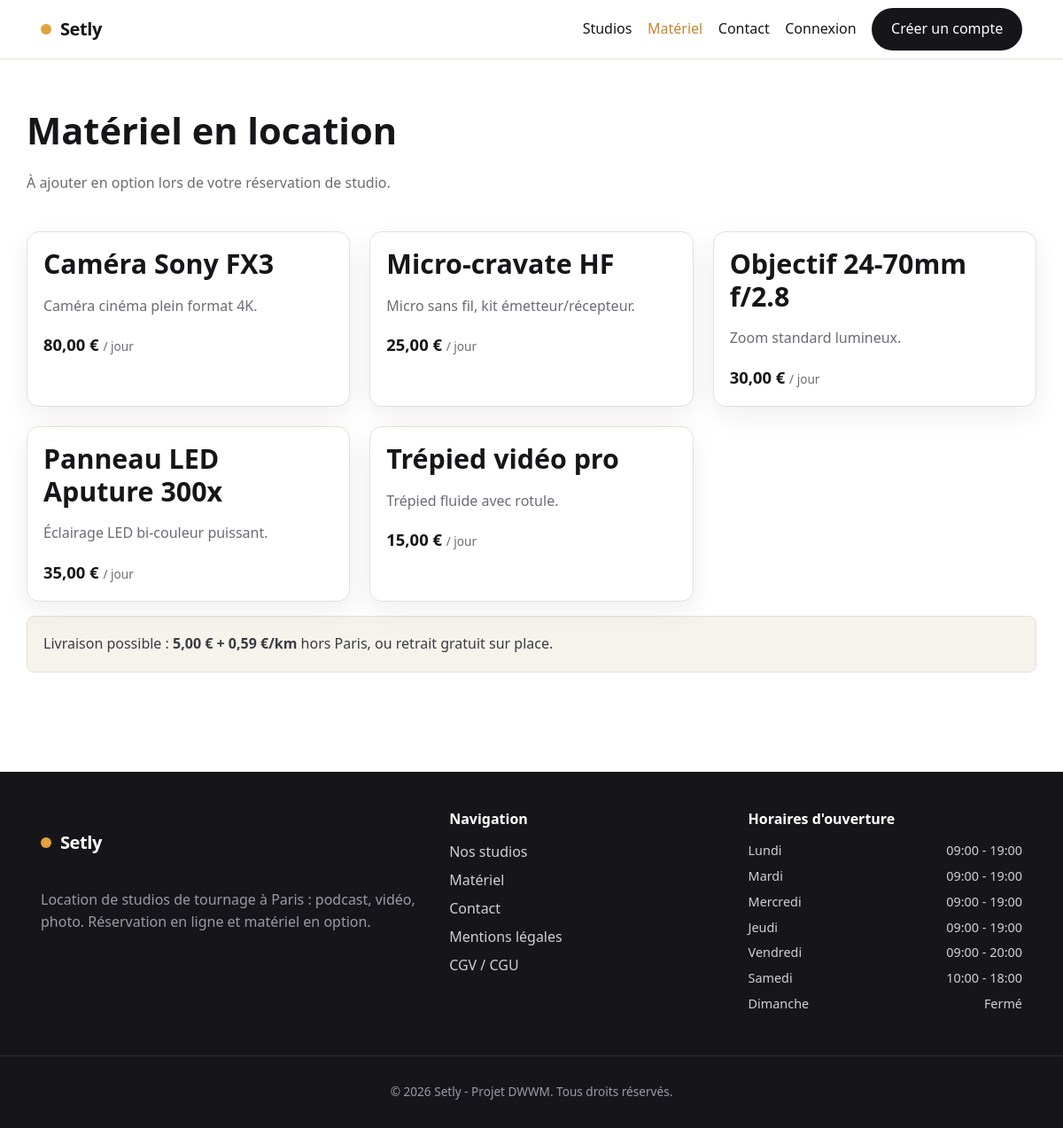
The app's page /materiel with its own data.
### tables this page shows
CREATE TABLE materiel (
    id_materiel         INT AUTO_INCREMENT PRIMARY KEY,
    nom                 VARCHAR(120) NOT NULL,
    description         TEXT,
    prix_unitaire_cents INT NOT NULL,
    actif               TINYINT(1) NOT NULL DEFAULT 1
);

CREATE TABLE horaire (
    id_horaire      INT AUTO_INCREMENT PRIMARY KEY,
    jour_semaine    VARCHAR(10) NOT NULL,
    heure_ouverture TIME,
    heure_fermeture TIME,
    ferme           TINYINT(1) NOT NULL DEFAULT 0
);

### src/Controller/Controller.php (called while the page is built, shortened)
<?php
abstract class Controller
{
    protected function view(string $template, array $data = [], string $layout = 'layouts/main'): void
    {
        View::render($template, $data, $layout);
    }
}

### src/Controller/PublicController.php (called while the page is built, shortened)
<?php
final class PublicController extends Controller
{
    public function materiel(Request $request): void
    {
        $this->view('public/materiel', [
            'title'    => 'Matériel en location — Setly',
            'materiel' => Materiel::all(),
        ]);
    }
}

### public/index.php (called while the page is built, shortened)
<?php
require __DIR__ . '/../src/bootstrap.php';
$routes = require __DIR__ . '/../config/routes.php';
$router = new Router($routes);
$router->dispatch(
    $_SERVER['REQUEST_METHOD'],
    parse_url($_SERVER['REQUEST_URI'], PHP_URL_PATH) ?: '/'
);

### src/Model/Materiel.php (called while the page is built, shortened)
<?php
final class Materiel
{
    public static function all(bool $withInactive = false): array
    {
        $sql = "SELECT * FROM materiel";
        if (!$withInactive) {
            $sql .= " WHERE actif = 1";
        }
        $sql .= " ORDER BY nom";
        return Database::connection()->query($sql)->fetchAll();
    }
}

### src/Core/Security.php (called while the page is built, shortened)
<?php
final class Security
{
    public static function e(?string $value): string
    {
        return htmlspecialchars((string) $value, ENT_QUOTES, 'UTF-8');
    }
}

### src/helpers.php (called while the page is built, shortened)
<?php
if (!function_exists('e')) {
    function e(?string $value): string
    {
        return Security::e($value);
    }
}
if (!function_exists('price')) {
    function price(int $cents): string
    {
        return TarifService::format($cents);
    }
}

### src/bootstrap.php (called while the page is built, shortened)
<?php
spl_autoload_register(static function (string $class): void {
    $prefix  = 'App\\';
    $baseDir = __DIR__ . '/';
    $relative = substr($class, strlen($prefix));
    $file     = $baseDir . str_replace('\\', '/', $relative) . '.php';
});
App\Core\Config::load(require __DIR__ . '/../config/config.php');
require __DIR__ . '/helpers.php';

### src/Service/TarifService.php (called while the page is built, shortened)
<?php
final class TarifService
{
    public static function format(int $cents): string
    {
        return number_format($cents / 100, 2, ',', ' ') . ' €';
    }
}

### src/Core/Database.php (called while the page is built, shortened)
<?php
final class Database
{
    private static ?PDO $pdo = null;
    public static function connection(): PDO
    {
        if (self::$pdo instanceof PDO) {
            return self::$pdo;
        }
        $host = Config::get('db.host');
        $port = Config::get('db.port');
        $name = Config::get('db.name');
        $dsn  = "mysql:host={$host};port={$port};dbname={$name};charset=utf8mb4";
        $options = [
            PDO::ATTR_ERRMODE            => PDO::ERRMODE_EXCEPTION,
            PDO::ATTR_DEFAULT_FETCH_MODE => PDO::FETCH_ASSOC,
            PDO::ATTR_EMULATE_PREPARES   => false,
        ];
        try {
            self::$pdo = new PDO($dsn, Config::get('db.user'), Config::get('db.pass'), $options);
        } catch (PDOException $e) {
            http_response_code(500);
            exit('Connexion à la base de données impossible.');
        }
        return self::$pdo;
    }
}

### src/Model/Horaire.php (called while the page is built, shortened)
<?php
final class Horaire
{
    public static function all(): array
    {
        $rows = Database::connection()->query("SELECT * FROM horaire")->fetchAll();
        usort($rows, static fn ($a, $b) =>
            array_search($a['jour_semaine'], self::ORDER, true) <=> array_search($b['jour_semaine'], self::ORDER, true)
        );
        return $rows;
    }
}

### views/public/materiel.php (the view)
<section class="container section">
    <div class="section__head">
        <div>
            <h1>Matériel en location</h1>
            <p class="muted">À ajouter en option lors de votre réservation de studio.</p>
        </div>
    </div>
    <div class="grid grid--3">
        <?php foreach ($materiel as $m): ?>
            <article class="card materiel-card">
                <div class="card__body">
                    <h2><?= e($m['nom']) ?></h2>
                    <p class="muted"><?= e($m['description']) ?></p>
                    <p class="price"><?= price((int) $m['prix_unitaire_cents']) ?> <span>/ jour</span></p>
                </div>
            </article>
        <?php endforeach; ?>
    </div>
    <p class="info-box">
        Livraison possible : <strong>5,00 € + 0,59 €/km</strong> hors Paris, ou retrait gratuit sur place.
    </p>
</section>

### src/Core/Router.php (shortened to what this page needs)
<?php
final class Router
{
    public function dispatch(string $method, string $path): void
    {
        $path = rtrim($path, '/') ?: '/';
        foreach ($this->routes as [$routeMethod, $routePath, $handler, $access]) {
            $pattern = $this->toRegex($routePath);
            if (preg_match($pattern, $path, $matches)) {
                $params = array_filter(
                    $matches,
                    static fn ($k) => !is_int($k),
                    ARRAY_FILTER_USE_KEY
                );
                [$class, $action] = explode('@', $handler);
                $controller = new $fqcn();
                $controller->$action(new Request(), ...array_values($params));
                return;
            }
        }
    }
    private function toRegex(string $path): string
    {
        $regex = preg_replace('#\{([a-zA-Z_]+)\}#', '(?P<$1>[^/]+)', $path);
        return '#^' . $regex . '$#';
    }
}

### views/partials/footer.php
<?php use App\Model\Horaire; $horairesFooter = Horaire::all(); ?>
<footer class="site-footer">
    <div class="container site-footer__grid">
        <div>
            <p class="brand brand--light"><span class="brand__dot" aria-hidden="true"></span>Setly</p>
            <p class="muted">Location de studios de tournage à Paris : podcast, vidéo, photo. Réservation en ligne et matériel en option.</p>
        </div>
        <nav aria-label="Liens de pied de page">
            <h2 class="site-footer__title">Navigation</h2>
            <ul class="site-footer__links">
                <li><a href="/studios">Nos studios</a></li>
                <li><a href="/materiel">Matériel</a></li>
                <li><a href="/contact">Contact</a></li>
                <li><a href="/mentions-legales">Mentions légales</a></li>
                <li><a href="/cgv">CGV / CGU</a></li>
            </ul>
        </nav>
        <div>
            <h2 class="site-footer__title">Horaires d'ouverture</h2>
            <ul class="site-footer__hours">
                <?php foreach ($horairesFooter as $h): ?>
                    <li>
                        <span><?= e(ucfirst($h['jour_semaine'])) ?></span>
                        <span><?= (int) $h['ferme'] === 1
                            ? 'Fermé'
                            : e(substr((string) $h['heure_ouverture'], 0, 5)) . ' - ' . e(substr((string) $h['heure_fermeture'], 0, 5)) ?></span>
                    </li>
                <?php endforeach; ?>
            </ul>
        </div>
    </div>
    <div class="site-footer__bottom">
        <p>© <?= date('Y') ?> Setly - Projet DWWM. Tous droits réservés.</p>
    </div>
</footer>

### public/assets/css/style.css (style rules this page uses)
:root { --ink: #16161a; --ink-soft: #3a3a42; --muted: #6b6b76; --line: #e4e0d6; --bg: #ffffff; --bg-soft: #f6f3ec; --gold: #e0a33d; --gold-dark: #c4862a; --danger: #c0392b; --success: #2e7d52; --radius: 14px; --radius-sm: 9px; --shadow: 0 10px 30px rgba(22, 22, 26, 0.07); --maxw: 1140px; --font: "Segoe UI", system-ui, -apple-system, Roboto, Helvetica, Arial, sans-serif; }
* { box-sizing: border-box; }
html { scroll-behavior: smooth; }
body { margin: 0; font-family: var(--font); color: var(--ink); background: var(--bg); line-height: 1.6; -webkit-font-smoothing: antialiased; }
h1, h2, h3, h4 { line-height: 1.2; color: var(--ink); margin: 0 0 .5em; }
h1 { font-size: clamp(1.8rem, 4vw, 2.6rem); }
h2 { font-size: clamp(1.4rem, 3vw, 1.9rem); }
a { color: var(--ink); text-decoration-color: var(--gold); text-underline-offset: 3px; }
.muted { color: var(--muted); }
.container { width: 100%; max-width: var(--maxw); margin: 0 auto; padding: 0 16px; }
.section { padding: 56px 0; }
.brand { display: inline-flex; align-items: center; gap: .5em; font-weight: 800; font-size: 1.25rem; text-decoration: none; letter-spacing: -.02em; }
.brand__dot { width: 12px; height: 12px; border-radius: 50%; background: var(--gold); display: inline-block; }
.brand--light { color: #fff; }
.section__head { display: flex; align-items: baseline; justify-content: space-between; margin-bottom: 26px; gap: 16px; flex-wrap: wrap; }
.grid { display: grid; gap: 22px; }
.grid--3 { grid-template-columns: repeat(3, 1fr); }
.card { background: var(--bg); border: 1px solid var(--line); border-radius: var(--radius); box-shadow: var(--shadow); overflow: hidden; }
.card__body { padding: 18px; }
.price { font-weight: 800; font-size: 1.15rem; margin: 0; }
.price span { font-weight: 500; color: var(--muted); font-size: .85rem; }
.empty, .info-box { background: var(--bg-soft); border: 1px dashed var(--line); border-radius: var(--radius-sm); padding: 18px; color: var(--ink-soft); }
.info-box { border-style: solid; }
.site-footer { background: var(--ink); color: #cfcfd6; margin-top: 40px; }
.site-footer__grid { display: grid; grid-template-columns: 1.4fr 1fr 1fr; gap: 28px; padding: 44px 16px; }
.site-footer__title { color: #fff; font-size: 1rem; margin-bottom: .7em; }
.site-footer__links, .site-footer__hours { list-style: none; padding: 0; margin: 0; }
.site-footer__links a { color: #cfcfd6; text-decoration: none; line-height: 2; }
.site-footer__hours li { display: flex; justify-content: space-between; padding: .2em 0; font-size: .9rem; }
.site-footer .muted { color: #9a9aa4; }
.site-footer__bottom { border-top: 1px solid #2a2a33; padding: 16px; text-align: center; font-size: .85rem; color: #9a9aa4; }

### records on screen
materiel: nom "Caméra Sony FX3", description "Caméra cinéma plein format 4K.", prix_unitaire_cents "80,00 €"
materiel: nom "Micro-cravate HF", description "Micro sans fil, kit émetteur/récepteur.", prix_unitaire_cents "25,00 €"
materiel: nom "Objectif 24-70mm f/2.8", description "Zoom standard lumineux.", prix_unitaire_cents "30,00 €"
materiel: nom "Panneau LED Aputure 300x", description "Éclairage LED bi-couleur puissant.", prix_unitaire_cents "35,00 €"
materiel: nom "Trépied vidéo pro", description "Trépied fluide avec rotule.", prix_unitaire_cents "15,00 €"
horaire: jour_semaine "Lundi", heure_ouverture "09:00", heure_fermeture "19:00"
horaire: jour_semaine "Mardi", heure_ouverture "09:00", heure_fermeture "19:00"
horaire: jour_semaine "Mercredi", heure_ouverture "09:00", heure_fermeture "19:00"
horaire: jour_semaine "Jeudi", heure_ouverture "09:00", heure_fermeture "19:00"
horaire: jour_semaine "Vendredi", heure_ouverture "09:00", heure_fermeture "20:00"
horaire: jour_semaine "Samedi", heure_ouverture "10:00", heure_fermeture "18:00"
horaire: jour_semaine "Dimanche", ferme "Fermé"
